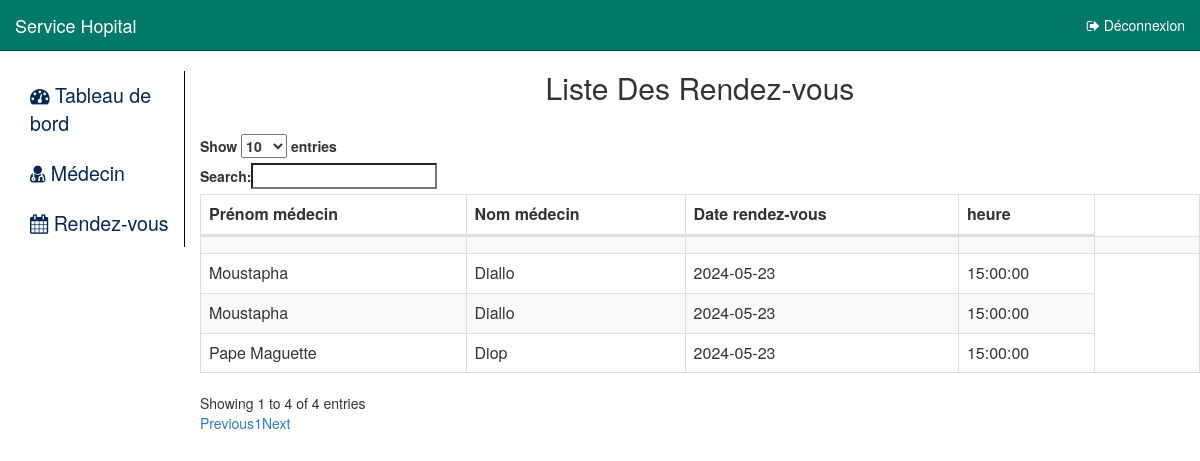
Page /patient/listerdv.php?email=coumbandiaye@esp.sn on the committed database.
### tables this page shows
CREATE TABLE `rendezvous` (
  `idRendezvous` int(11) NOT NULL,
  `idMedecin` int(11) DEFAULT NULL,
  `idPatient` int(11) DEFAULT NULL,
  `date_rdv` date DEFAULT NULL,
  `heure_rdv` time DEFAULT NULL,
  `description_rdv` text
);

CREATE TABLE `medecin` (
  `idMedecin` int(11) NOT NULL,
  `nom_m` varchar(50) NOT NULL,
  `prenom_m` varchar(50) NOT NULL,
  `adresse_m` varchar(255) DEFAULT NULL,
  `grade_m` varchar(50) DEFAULT NULL,
  `specialite_m` varchar(100) DEFAULT NULL,
  `numTel_m` varchar(15) DEFAULT NULL,
  `idUser` int(11) NOT NULL
);

### patient/listerdv.php (the view, shortened to what this page needs)
<div>
    <link href="../css/bootstrap.min.css" rel="stylesheet" id="bootstrap-css">
    <link rel="stylesheet" href="../home.css"/>
    <link rel='stylesheet prefetch' href='http://cdn.datatables.net/1.10.10/css/dataTables.bootstrap.min.css'>
    <?php
    include 'home2.php';
    ?>
<div align="center">
    <h2>Liste Des Rendez-vous</h2>
</div>
<br/>
<div class="table-responsive" id="table_medecin">
    <table id="autoGeneratedID" role="grid" class="table table-striped table-bordered">
        <caption class="sr-only">Liste des rendez-vous.</caption>
        <thead>
        <tr>
            <th id="prenom_m" role="gridcell" >Prénom médecin</th>
            <th id="nom_m" role="gridcell" >Nom médecin</th>
            <th id="date_rdv" role="gridcell">Date rendez-vous</th>
            <th id="heure_rdv" role="gridcell">heure</th>
        </tr>
        </thead>
        <tbody>
        <?php
if (isset($_GET['email'])) {
    $email = $_GET['email'];
    $bdd = new PDO('mysql:host=localhost;dbname=services', 'root', '');
    $sql_patient_id = "SELECT idPatient FROM patient WHERE email_p = :email";
    $stmt = $bdd->prepare($sql_patient_id);
    $stmt->execute(array(':email' => $email));
    $patient = $stmt->fetch();
    if ($patient) {
        $patient_id = $patient['idPatient'];
        $sql_rendezvous = "SELECT rdv.*, medecin.nom_m AS nom_medecin, medecin.prenom_m AS prenom_medecin
                   FROM rendezvous AS rdv
                   INNER JOIN medecin ON rdv.idMedecin = medecin.idMedecin
                   WHERE rdv.idPatient = :patient_id";
$stmt = $bdd->prepare($sql_rendezvous);
$stmt->execute(array(':patient_id' => $patient_id));
$rendezvous = $stmt->fetchAll();
        foreach ($rendezvous as $rdv) {
            echo "<tr>";
            echo "<td id='prenom_m' role='gridcell'>" . $rdv['prenom_medecin'] . "</td>";
            echo "<td id='nom_m' role='gridcell'>" . $rdv['nom_medecin'] . "</td>";
            echo "<td id='date_rdv' role='gridcell'>" . $rdv['date_rdv'] . "</td>";
            echo "<td id='heure_rdv' role='gridcell'>" . $rdv['heure_rdv'] . "</td>";
            echo "</tr>";
        }
    } else {
        echo "Aucun patient trouvé avec cet email.";
    }
}
?>
            <tr>
                <td id="nom_m" role="gridcell"><?php echo $donne['prenom_m'];?></td>
                <td id="prenom_m" role="gridcell"><?php echo $donne['nom_m'];?></td>
                <td id="date_rdv" role="gridcell"><?php echo $donne['date_rdv'];?></td>
                <td id="heure_rdv" role="gridcell"><?php echo $donne['heure_rdv'];?></td>
                <td>
                </td>
            </tr>
    </table>
</div>

### rows in the picture
rendezvous: idMedecin.prenom_m "Moustapha", idMedecin.nom_m "Diallo", date_rdv "2024-05-23", heure_rdv "15:00:00"
rendezvous: idMedecin.prenom_m "Moustapha", idMedecin.nom_m "Diallo", date_rdv "2024-05-23", heure_rdv "15:00:00"
rendezvous: idMedecin.prenom_m "Pape Maguette", idMedecin.nom_m "Diop", date_rdv "2024-05-23", heure_rdv "15:00:00"
